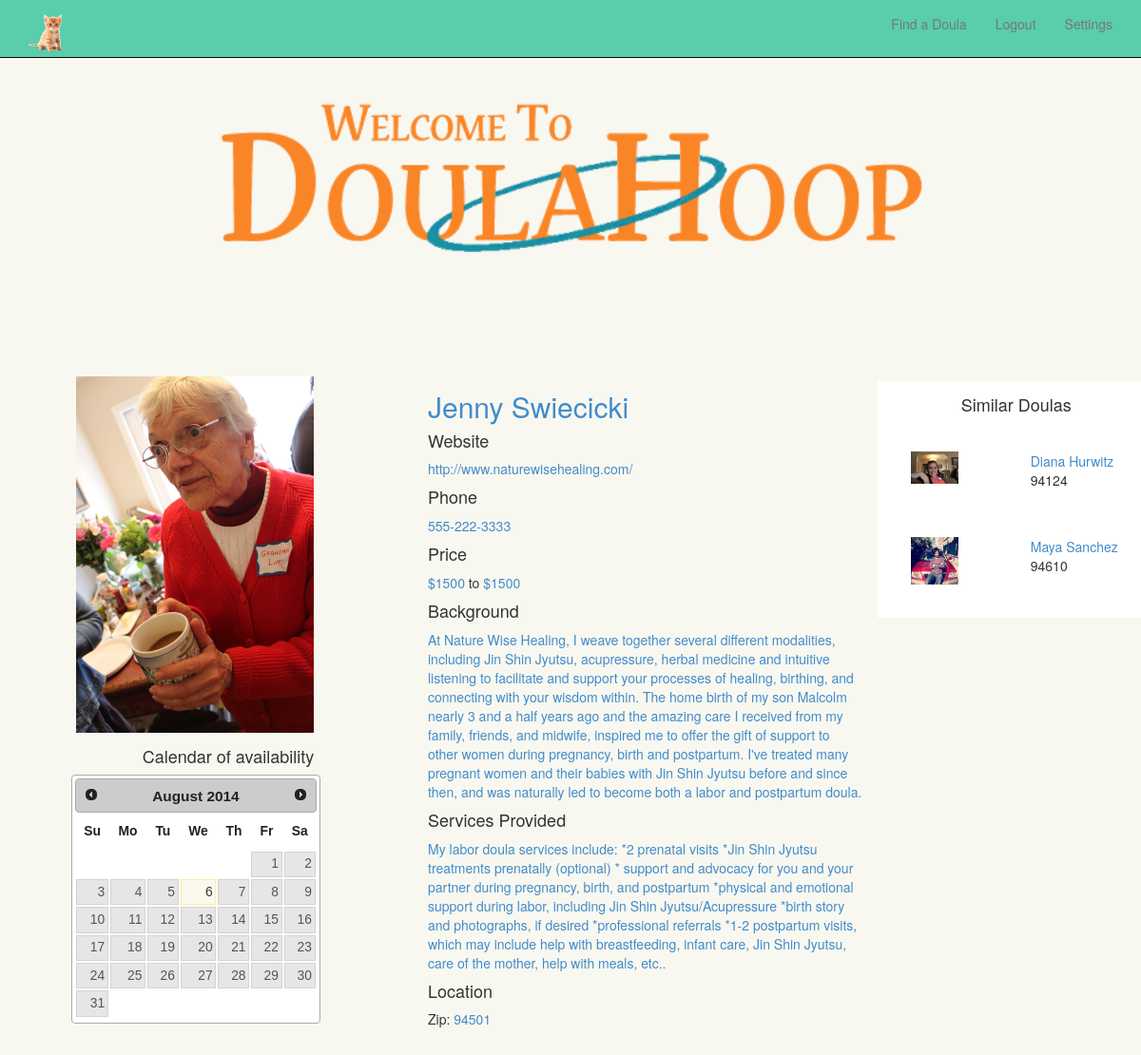
/doula/4, run on the app's committed database.
### model.py (models this page shows)
class Doula(Base):
	__tablename__ = "doulas"
	id = Column(Integer, primary_key = True)
	email = Column(String(64), nullable = False)
	password = Column(String(64), nullable = False)
	firstname = Column(String(64), nullable = True)
	lastname = Column(String(64), nullable = True)
	price_min = Column(Integer, nullable = True)
	price_max = Column(Integer, nullable = True)
	background = Column(Text, nullable = True)
	image = Column(String(64), nullable = True)
	zipcode = Column(String(64), nullable = True)
	zipcode_lat = Column(Integer, nullable = True)
	zipcode_lng = Column(Integer, nullable = True)
	practice = Column(String(64), nullable = True)
	phone = Column(String(20), nullable = True)
	website = Column(String(100), nullable = True)
	services = Column(Text, nullable = True)
	reviews = Column(String(200), nullable = True)
	def is_authenticated(self):
		return True
	def is_active(self):
		return True
	def is_anonymous(self):
		return False
	def get_id(self):
		return unicode(self.id)
	def is_doula(self):
		return True
	def parse_form_data(self, data):
		self.email = data.get('email')
		self.firstname = data.get('firstname')
		self.lastname = data.get('lastname')
		self.price_min = data.get('price_min')
		self.price_max = data.get('price_max')
		self.background = data.get('background')
		self.image = data.get('image')
		self.zipcode = data.get('zipcode')
		self.practice = data.get('practice')
		self.phone = data.get('phone')
		self.website = data.get('website')
		self.services = data.get('services')
		password = data.get('password')
		hashed_pw = passwords.set_password(password)
		self.password = hashed_pw
	def store_coordinates(self, lat, lng):
		self.zipcode_lat = lat
		self.zipcode_lng = lng

### app.py (the view)
@app.route('/doula/<int:id>')
def display_doula_profile(id):
	doula = model.session.query(model.Doula).get(id)
	suggested_doula_list = users.suggest_doulas()
	return render_template('doula-profile.html', doula = doula,
												suggested_doula_list = suggested_doula_list)

### users.py (called while the page is built)
def suggest_doulas():
	doula_list = model.session.query(model.Doula).all()
	if len(doula_list) > 4:
		suggested_doula_list = []
		for i in range(1,4):
			doula = doula_list.pop(randint(0, len(doula_list) - 1))
			suggested_doula_list.append(doula)
		return suggested_doula_list
	return None

### templates/doula-profile.html (shortened to what this page needs)
{% extends 'logged-in-base.html' %}
{% block body %}
<div class="container">
  <div class="row">
    <div class="col-xs-12">
  <div class="row">
  		<div class="col-sm-5 col-md-4" id="profile-column-left">
  			<div class="col-xs-12" id="doula-profile-pic">
          {% if doula.image != None %}
            <img width="250" src="/static/images/uploads/{{ doula.image }}">
          {% else %}
            <img width="250" src="/static/images/uploads/default.jpg">
          {% endif %}
        </div>
  			<div class="col-xs-12" style="text-align:center"><h4>Calendar of availability</h4></div>
        <div class="col-xs-12" id="calendar" width="150"></div>
  		</div>
  		<div class="col-sm-7 col-md-5" id="profile-column-middle">
  			<h2>
          <a href="#" class="editable" data-type="text" data-pk="{{ doula.id }}" data-name="firstname" data-original-title title data-url="/doula_edit" data-title="Enter your first name">{{ doula.firstname }}
          </a>
          <a href="#" class="editable" data-type="text" data-pk="{{ doula.id }}" data-name="lastname" data-original-title title data-url="/doula_edit" data-title="Enter your last name">{{ doula.lastname }}
          </a>
        </h2>
  			<h4> Website</h4>
          <a href="{{ doula.website }}">{{ doula.website }}</a>
  			<h4> Phone </h4>
          <a href="#" class="editable" data-type="text" data-pk="{{ doula.id }}" data-name="phone" data-original-title title data-url="/doula_edit" data-title="Enter your phone number"> {{ doula.phone }}</a>
  			<h4> Price </h4>
          <a href="#" class="editable" data-type="number" data-pk="{{ doula.id }}" data-name="price_min" data-original-title title data-url="/doula_edit" data-title="Enter your minimum price">${{ doula.price_min }}</a>
          to
          <a href="#" class="editable" data-type="number" data-pk="{{ doula.id }}" data-original-title title data-name="price_max" data-url="/doula_edit" data-title="Enter your maximum price">${{ doula.price_max }}</a>
  			<h4> Background </h4>
          <a href="#" class="editable" data-type="text" data-pk="{{ doula.id }}" data-original-title title data-name="background" data-url="/doula_edit" data-title="Describe your background">{{ doula.background }}</a>
  			<h4> Services Provided </h4>
          <a href="#" class="editable" data-type="text" data-pk="{{ doula.id }}" data-original-title title data-name="services" data-url="/doula_edit" data-title="Describe what services you provide">{{ doula.services }} </a>
  			<h4> Location </h4>
          Zip:<a href="#" class="editable" data-type="text" data-pk="{{ doula.id }}" data-original-title title data-name="zipcode" data-url="/doula_edit" data-title="Enter your zipcode"> {{ doula.zipcode }}</a>
  		</div>
  		<div class="col-xs-12 col-md-3" id="profile-column-right">
        {% if suggested_doula_list != None %}
          <div class="col-xsm-12">
            <h4 style="text-align: center">Similar Doulas</h4>
          </div>
            {% for s_doula in suggested_doula_list %}
          		{% if doula.id == s_doula.id %}
                <br>
              {% else %}
                <div class="suggestion col-xs-4 col-md-12">
                  <div class="col-sm-6" id="suggestion-thumb">
                    <img style="margin:2" width=50 src="/static/images/uploads/{{ s_doula.image }}">
                  </div>
                  <div class="col-sm-6" id="suggestion-desc">
                    <p> <a href="/doula/{{ s_doula.id }}">{{ s_doula.firstname }} {{ s_doula.lastname }}</a>
                      {{ s_doula.zipcode }}
                    </p>
                    <br>
                  </div>
                </div>
              {% endif %}
          {% endfor %}
        {% endif %}
      </div>
	</div>
</div>
{% endblock %}

### static/styles2.css (style rules this page uses)
.row a { text-decoration: none; }
#profile-column-left { text-align:left; }
#profile-column-middle { text-align:left; }
#profile-column-right { text-align:left; background-color: white; padding: 5px; margin-top: 10px; }
.suggestion { text-align: left; margin-top: 10px; margin-bottom: 10px; }
body { background-color: #F8F8F1; }
#doula-profile-pic { margin: 5px; }

### data on the page
Doula: image (picture), firstname "Jenny", lastname "Swiecicki", website "http://www.naturewisehealing.com/", phone "555-222-3333", price_min "1500", price_max "1500", background "At Nature Wise Healing, I weave together several different modalities, including Jin Shin Jyutsu, acupressure, herbal medicine and intuitive listening to facilitate and support your processes of healing, birthing, and connecting with your wisdom within. The home birth of my son Malcolm nearly 3 and a half years ago and the amazing care I received from my family, friends, and midwife, inspired me to offer the gift of support to other women during pregnancy, birth and postpartum. I've treated many pregnant women and their babies with Jin Shin Jyutsu before and since then, and was naturally led to become both a labor and postpartum doula.", services "My labor doula services include: *2 prenatal visits *Jin Shin Jyutsu treatments prenatally (optional) * support and advocacy for you and your partner during pregnancy, birth, and postpartum *physical and emotional support during labor, including Jin Shin Jyutsu/Acupressure *birth story and photographs, if desired *professional referrals *1-2 postpartum visits, which may include help with breastfeeding, infant care, Jin Shin Jyutsu, care of the mother, help with meals, etc..", zipcode "94501"
Doula: image (picture), firstname "Diana", lastname "Hurwitz", zipcode "94124"
Doula: image (picture), firstname "Maya", lastname "Sanchez", zipcode "94610"
